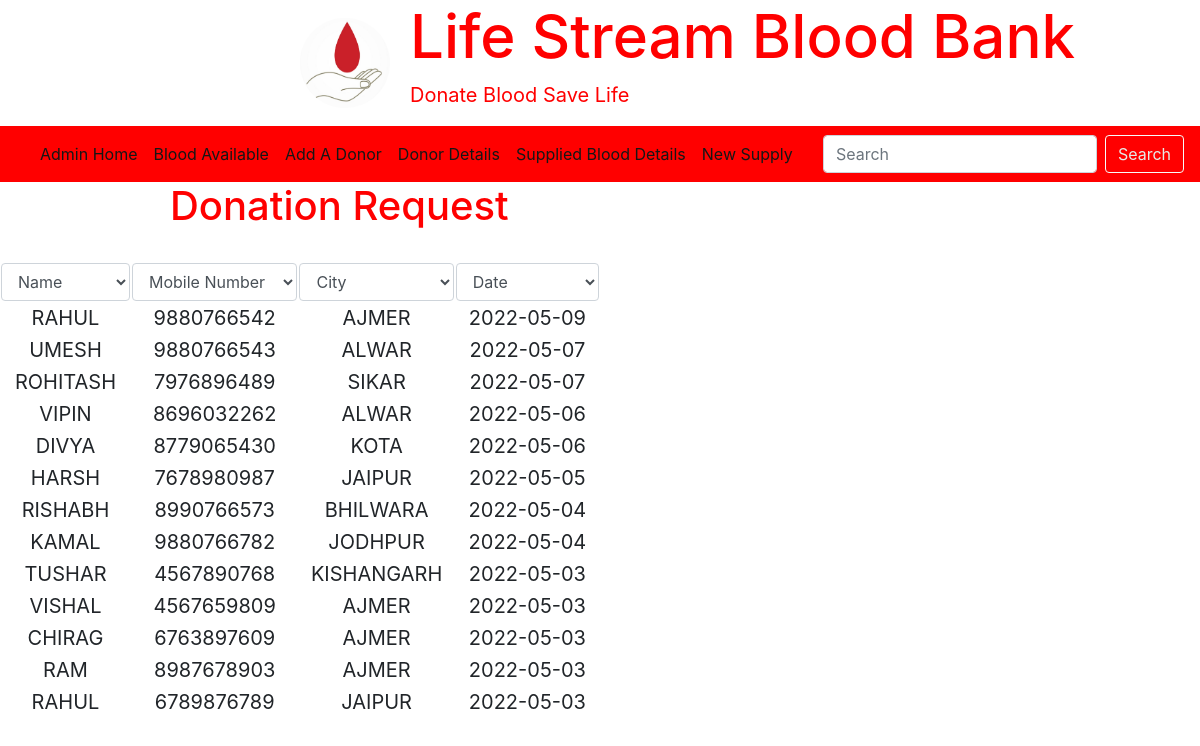
Screenshot of /drt.php (signed in) with the database file from the repository.
### tables this page shows
CREATE TABLE `dr` (
  `name` varchar(35) DEFAULT NULL,
  `mobno` bigint DEFAULT NULL,
  `city` varchar(20) DEFAULT NULL,
  `date` datetime DEFAULT CURRENT_TIMESTAMP
);

### drt.php (the view, shortened to what this page needs)
<?php
include 'dbconn.php';
?>
<!DOCTYPE html>
<html>
<head>
  <link rel="stylesheet" href="https://cdn.jsdelivr.net/npm/bootstrap@4.6.1/dist/css/bootstrap.min.css">
</head>
<body>
<div class="container-fluid">
  <img src="pics/fp.jpg" class="photo" alt="" srcset="">
  <div class="headings">
    <h1 class="hh1">Life Stream Blood Bank</h1>
   <p>Donate Blood Save Life</p>
  </div>
</div>
  <nav class="navbar navbar-expand-lg navbar-dark bg-#b13937">
  <div class="collapse navbar-collapse" id="navbarSupportedContent">
    <ul class="navbar-nav mr-auto">
      <li class="nav-item active">
        <a class="nav-link" href="adminhp.php">Admin Home <span class="sr-only">(current)</span></a>
      </li>
      <li class="nav-item">
        <a class="nav-link" href="ba.php">Blood Available</a>
      </li>
      <li class="nav-item">
        <a class="nav-link" href="addadonor.php">Add A Donor</a>
      </li>
      <li class="nav-item">
        <a class="nav-link" href="dod.php">Donor Details</a>
      </li>
      <li class="nav-item">
        <a class="nav-link" href="suppliedtable.php">Supplied Blood Details</a>
      </li>
      <li class="nav-item">
        <a class="nav-link" href="newsupplied.php">New Supply</a>
      </li>
    </ul>
    <form class="form-inline my-2 my-lg-0">
      <input class="form-control mr-sm-2" type="search" placeholder="Search" aria-label="Search">
      <button class="btn btn-outline-success my-2 my-sm-0" type="submit">Search</button>
    </form>
  </div>
</nav>
<h1 style="margin-left:170px;color:red">Donation Request</H1><br>
<div class="rtable">
<table id="mytable" style=" background-color:white;" >
    <thead>
<tr>
    <th>Name</th>
    <th>Mobile Number</th>
    <th>City</th>
    <th>Date</th>
</tr>
</thead>
<tbody>
            <?php
$stmt =$db->prepare("select name,mobno,city,DATE(date) as date from dr order by date desc");
$stmt->execute();
while($row=$stmt->fetch()){
            ?>
            <tr>
                <td><?php echo $row['name'] ?></td>
                <td><?php echo $row['mobno'] ?></td>
                <td><?php echo $row['city'] ?></td>
                <td><?php echo $row['date'] ?></td>
</tr>
<?php
}
?>
        </tbody>
</table>
</div>
</body>
</html>

### drt.php (style rules this page uses)
.photo { width:90px; height:90px; border-radius:50%; offset:cover; margin-right:20px; }
.container-fluid { width: 100%; padding-right: 15px; padding-left: 300px; background-color:WHITE; COLOR: RED; display: flex; align-items: center; }
.headings .hh1 { font-size: 60px; }
.headings { font-size:20px; }
.navbar { background-color: red; }
.navbar-dark .navbar-nav .nav-link { color: rgb(22 22 21); }
.navbar-dark .navbar-nav .active>.nav-link, .navbar-dark .navbar-nav .nav-link.active, .navbar-dark .navbar-nav .nav-link.show, .navbar-dark .navbar-nav .show>.nav-link { color:rgb(22 22 21) ; }
.btn-outline-success { color: #e6ece8; border-color: #f8fcf9; }
.rtable { width:50%; height:59vh; overflow: hidden; overflow-y:scroll; }
table { text-align: center; width:100%; font-size: 20px; }

### rows the page displays
dr: name "RAHUL", mobno "9880766542", city "AJMER", date "2022-05-09"
dr: name "UMESH", mobno "9880766543", city "ALWAR", date "2022-05-07"
dr: name "ROHITASH", mobno "7976896489", city "SIKAR", date "2022-05-07"
dr: name "VIPIN", mobno "8696032262", city "ALWAR", date "2022-05-06"
dr: name "DIVYA", mobno "8779065430", city "KOTA", date "2022-05-06"
dr: name "HARSH", mobno "7678980987", city "JAIPUR", date "2022-05-05"
dr: name "RISHABH", mobno "8990766573", city "BHILWARA", date "2022-05-04"
dr: name "KAMAL", mobno "9880766782", city "JODHPUR", date "2022-05-04"
dr: name "TUSHAR", mobno "4567890768", city "KISHANGARH", date "2022-05-03"
dr: name "VISHAL", mobno "4567659809", city "AJMER", date "2022-05-03"
dr: name "CHIRAG", mobno "6763897609", city "AJMER", date "2022-05-03"
dr: name "RAM", mobno "8987678903", city "AJMER", date "2022-05-03"
dr: name "RAHUL", mobno "6789876789", city "JAIPUR", date "2022-05-03"
